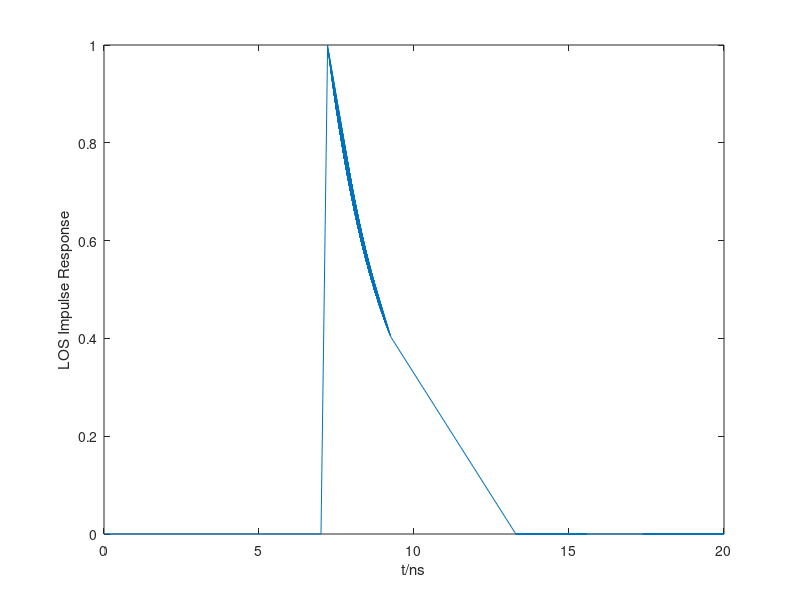

MATLAB code to generate this figure:
clc;
clear all;
theta =70;
m = - log10 (2) / log10 ( cosd ( theta )); 
l_x =5; l_y =5; l_z =1.65; 
I_0=0.73;
Nx=l_x*10;
Ny=l_y*10;
Nz=l_z*10;
 x = linspace (0 , l_x ,Nx  );
 y = linspace (0 , l_y ,Ny  );
 z=linspace (0 , l_z ,Nz  );
 
 receive_x=0.01;receive_y=0.01;
A =0.0001;
Ts=1;
n=1.5;
rho=1;
FOV_re=60;
P_t=0.02;
g=( n ^2) /( sind ( FOV_re ).^2) ;
position_LED=[1.25,1.25,l_z];
dAwall=l_z*l_x/(Nx*Nz);
H_0(1,3600*4)=0;
t(1,3600*4)=0;
h=1.65;
LED_origin_x=[1,1,3.5,3.5];LED_origin_y=[1,3.5,1,3.5];
c=3e8;
l=1;
%%%%%%%%%%%%
 H_0=0;
 for n=1:4
 for i=1:60
     for j=1:60
  LED_x=LED_origin_x(n)+(i-1)*0.01;LED_y=LED_origin_y(n)+(j-1)*0.01;
 D_d = sqrt (( LED_x - receive_x ) .^2+( LED_y - receive_y ) .^2+ h ^2) ;
 cosphi = h ./ D_d ; 
 receiver_angle = acosd ( cosphi ) ;
 temp=((m+1) * A .*  cosphi.^(m+1) * Ts*g) ./(2* pi .* D_d .^2) ;
temp ( find ( abs ( receiver_angle ) > FOV_re       ) ) =0;
H_0(l)=temp;
 t(l)=D_d/c *10^9;
 l=l+1;
     end
 end
 end
 
H_0=H_0/max(H_0);
 plot([0:floor(t(1)),t],[zeros(1,ceil(t(1))),H_0]);
 xlabel("t/ns");ylabel("LOS Impulse Response")
 axis([0 20 0 1])
 
 
 


